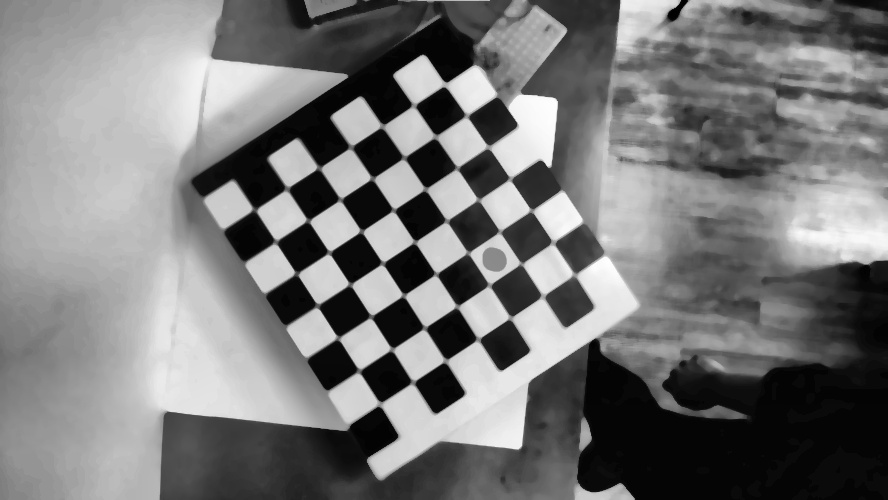
#> input picture data/gray.jpg, 888 x 500 px
$ python -i note.py   (imports and definitions only)
#> lines starting #> are read from the running program, lines starting #| are printed output that depends on the picture; after the words box and inside, x2 and y2 are one past the last pixel; in counts of white or black regions, pixels touching at a corner belong together
#> further down, picture is the input picture: shape (500, 888); min 0, max 255, mean 120.1
import math, yaml
import cv2
import glob
import yaml
import numpy as np
import imutils


# [248 lines left out: functions read_chessboard, distort, sort_order, track_feature, getHist, compareHist and 1 more, not called in this run]

def houghline(gray):
    dst = cv2.Canny(gray, 100, 250, None, 3)
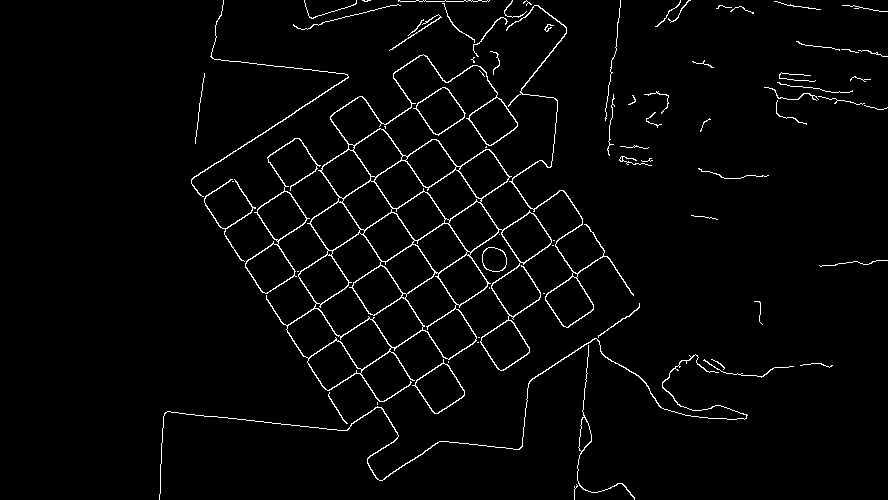
#> dst: shape (500, 888); 2.6% white in thin lines or dots, all inside (x1, y1, x2, y2) = (159, 0, 888, 500)

    # Copy edges to the images that will display the results in BGR
    cdst = cv2.cvtColor(dst, cv2.COLOR_GRAY2BGR)
    cdstP = np.copy(cdst)

    lines = cv2.HoughLines(dst, 1, np.pi / 180, 150, None, 0, 0)
#> lines = 22 rows, first 8: [254, 0.995], [-138, 2.57], [-285, 2.55], [506, 0.995], [392, 1.68], [-247, 2.55], [429, 0.995], [-99, 2.57]

    if lines is not None:
        for i in range(0, len(lines)):
            rho = lines[i][0][0]
            theta = lines[i][0][1]
            a = math.cos(theta)
            b = math.sin(theta)
            x0 = a * rho
            y0 = b * rho
            pt1 = (int(x0 + 1000*(-b)), int(y0 + 1000*(a)))
            pt2 = (int(x0 - 1000*(-b)), int(y0 - 1000*(a)))
            cv2.line(cdst, pt1, pt2, (0,0,255), 3, cv2.LINE_AA)
#> this loop made 22 passes
#> (rho, theta, a, b, x0, y0, pt1, pt2) on passes 1 to 10: (254, 0.995, 0.545, 0.839, 138.3, 213, (-700, 757), (977, -331)), (-138, 2.57, -0.839, 0.545, 115.7, -75.16, (-428, -913), (660, 763)), (-285, 2.55, -0.829, 0.559, 236.3, -159.4, (-322, -988), (795, 669)), (506, 0.995, 0.545, 0.839, 275.6, 424.4, (-563, 969), (1114, -120)), (392, 1.68, -0.105, 0.995, -40.98, 389.9, (-1035, 285), (953, 494)), (-247, 2.55, -0.829, 0.559, 204.8, -138.1, (-354, -967), (763, 690)), (429, 0.995, 0.545, 0.839, 233.7, 359.8, (-605, 904), (1072, -184)), (-99, 2.57, -0.839, 0.545, 83.03, -53.92, (-461, -892), (627, 784)), (314, 0.995, 0.545, 0.839, 171, 263.3, (-667, 807), (1009, -281)), (-323, 2.55, -0.829, 0.559, 267.8, -180.6, (-291, -1009), (826, 648))
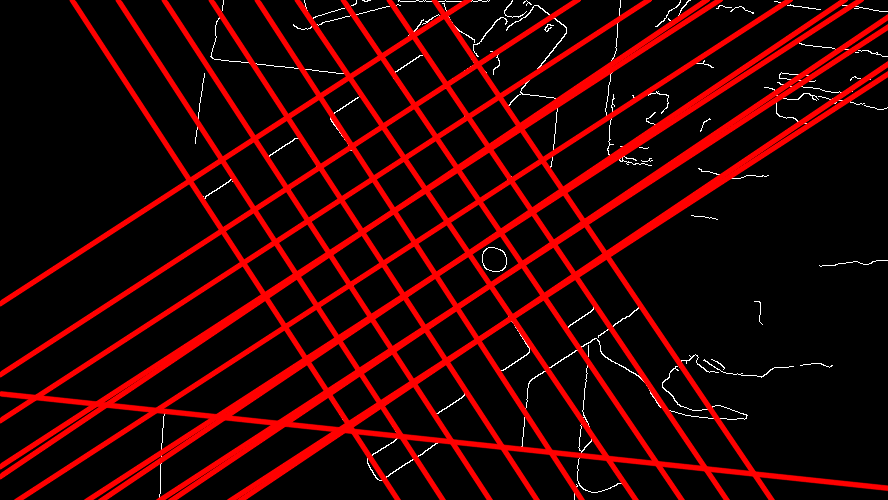
#> cdst: shape (500, 888, 3); mean B, G, R 2.2, 2.2, 45.7


    linesP = cv2.HoughLinesP(dst, 1, np.pi / 180, 50, None, 50, 10)
#> linesP = 65 rows, first 6: [191, 179, 348, 77], [364, 322, 561, 190], [431, 371, 603, 255], [327, 390, 538, 253], [267, 158, 319, 238], [413, 103, 564, 326]

    if linesP is not None:
        for i in range(0, len(linesP)):
            l = linesP[i][0]
            cv2.line(cdstP, (l[0], l[1]), (l[2], l[3]), (0,0,255), 3, cv2.LINE_AA)
#> this loop made 65 passes
#> l on passes 1 to 12: [191, 179, 348, 77], [364, 322, 561, 190], [431, 371, 603, 255], [327, 390, 538, 253], [267, 158, 319, 238], [413, 103, 564, 326], [234, 179, 378, 400], [287, 325, 481, 199], [459, 104, 589, 297], [225, 228, 443, 87], [191, 181, 311, 367], [167, 411, 347, 430]
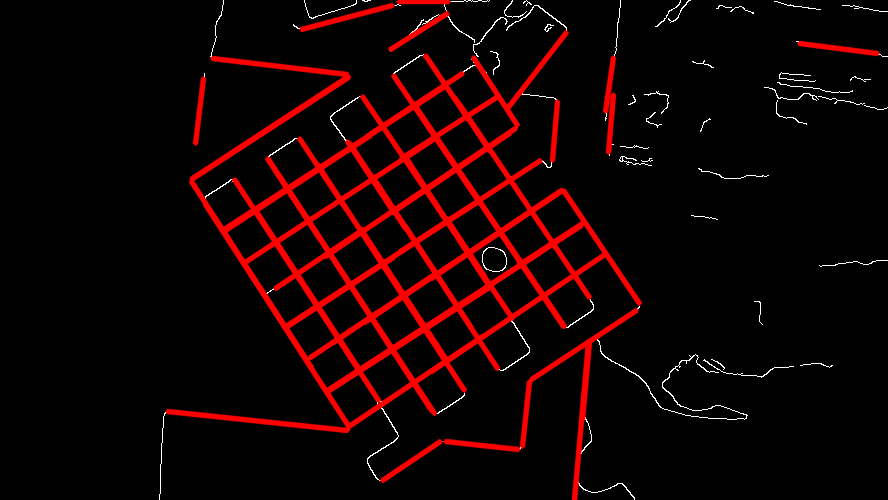
#> cdstP: shape (500, 888, 3); mean B, G, R 2, 2, 21.7

    # cv2.imshow("Detected Lines (in red) - Standard Hough Line Transform", cdst)
    # cv2.imshow("Detected Lines (in red) - Probabilistic Line Transform", cdstP)

    return cdst

>>> import cv2
>>> picture = cv2.imread('../data/gray.jpg', cv2.IMREAD_GRAYSCALE)
>>> result = houghline(picture)
